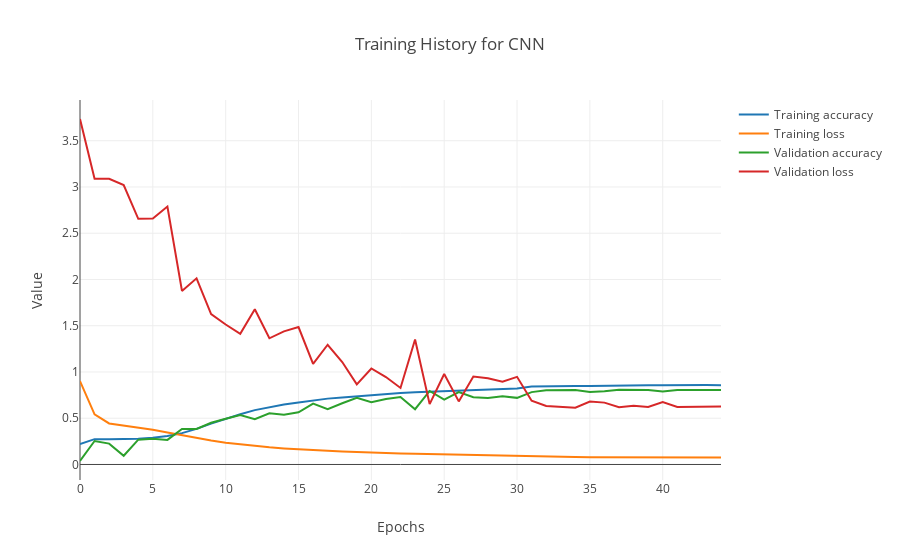

Here is the notebook cell this chart was saved with:
### Markdown cell above
### Intra-model Training History

### Code cell
py.iplot(dict(data=[
        go.Scatter(x=c_cnn_history.index, y=c_cnn_history.acc, mode='lines', name='Training accuracy'),
        go.Scatter(x=c_cnn_history.index, y=c_cnn_history.loss, mode='lines', name='Training loss'),
        go.Scatter(x=c_cnn_history.index, y=c_cnn_history.val_acc, mode='lines', name='Validation accuracy'),
        go.Scatter(x=c_cnn_history.index, y=c_cnn_history.val_loss, mode='lines', name='Validation loss')],
              layout=go.Layout(title='Training History for CNN',
                               xaxis=dict(title='Epochs'),
                               yaxis=dict(title='Value'))))
